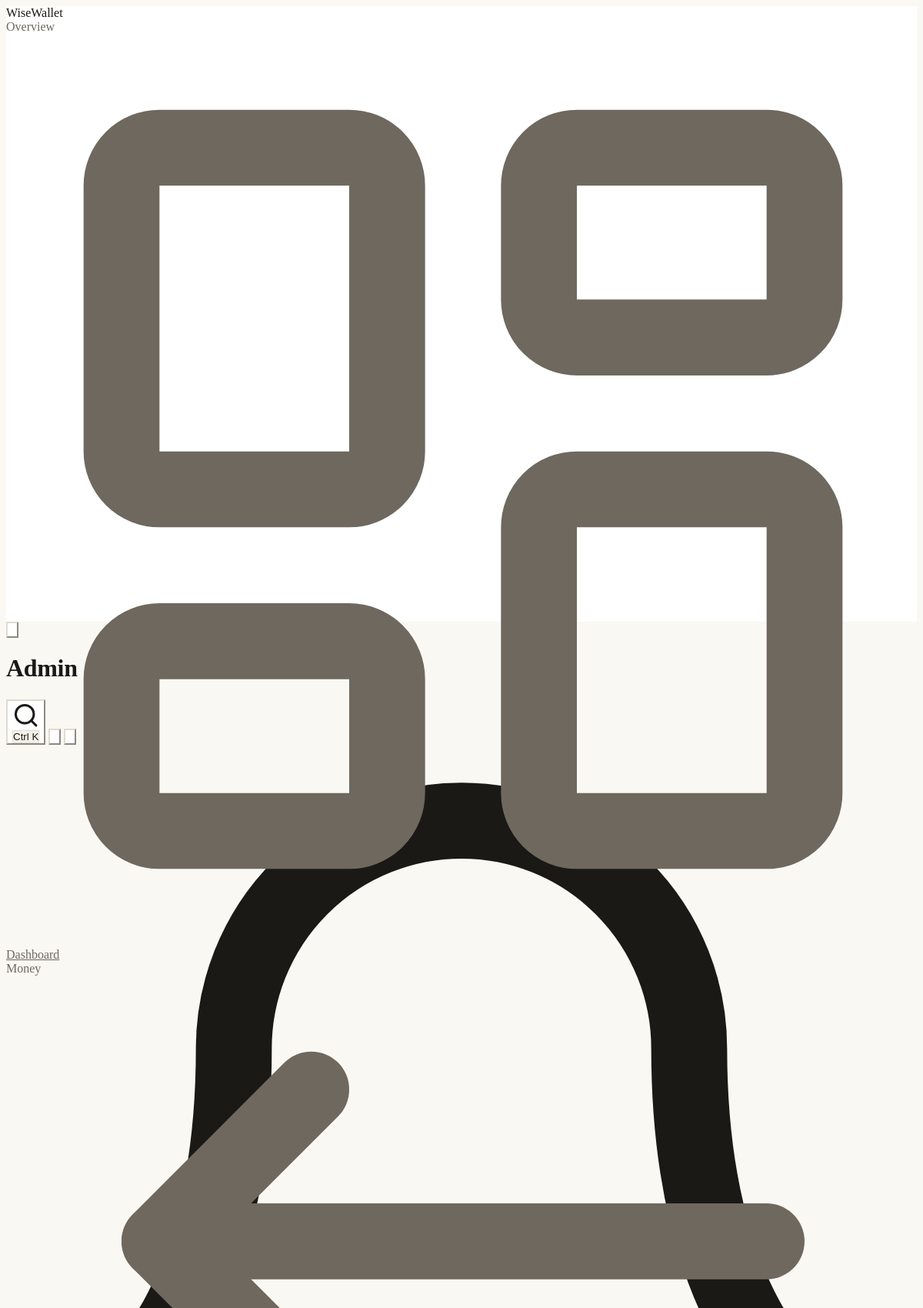
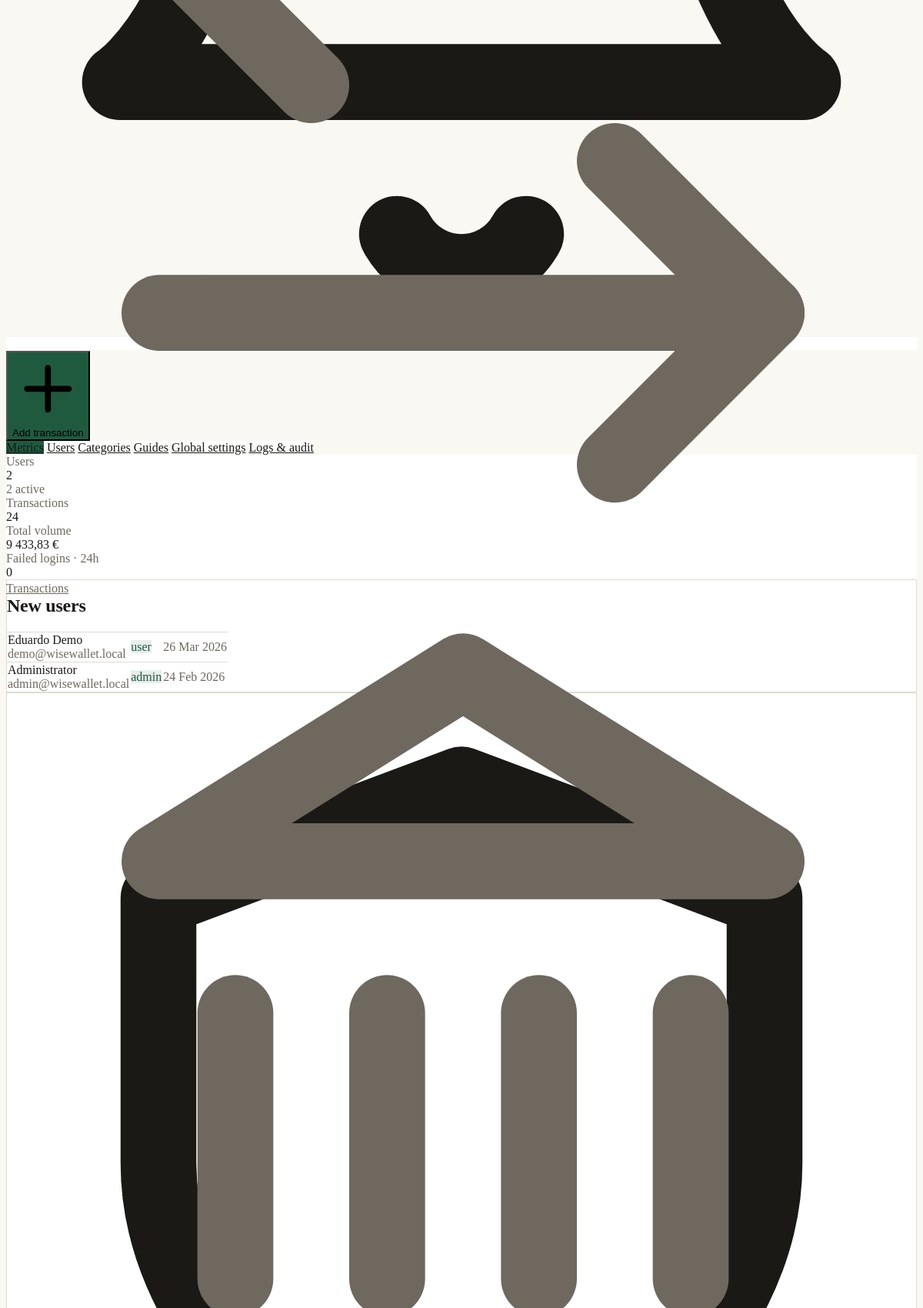
The page /admin (signed in, upper part) on the database its author committed (2 pictures, top to bottom).
### tables this page shows
CREATE TABLE `users` (
  `id`            INT UNSIGNED NOT NULL AUTO_INCREMENT,
  `name`          VARCHAR(120) NOT NULL,
  `email`         VARCHAR(190) NOT NULL,
  `password_hash` VARCHAR(255) NOT NULL,
  `role`          ENUM('user','admin') NOT NULL DEFAULT 'user',
  `currency`      CHAR(3) NOT NULL DEFAULT 'EUR',
  `theme`         ENUM('dark','light') NOT NULL DEFAULT 'light',
  `privacy_mode`  TINYINT(1) NOT NULL DEFAULT 0,
  `email_notifications` TINYINT(1) NOT NULL DEFAULT 1,
  `points`        INT NOT NULL DEFAULT 0,
  `is_active`     TINYINT(1) NOT NULL DEFAULT 1,
  `last_login_at` DATETIME NULL,
  `totp_secret`   VARCHAR(64) NULL,
  `totp_enabled`  TINYINT(1) NOT NULL DEFAULT 0,
  `locked_until`  DATETIME NULL,
  `created_at`    DATETIME NOT NULL DEFAULT CURRENT_TIMESTAMP,
  `updated_at`    TIMESTAMP NOT NULL DEFAULT CURRENT_TIMESTAMP ON UPDATE CURRENT_TIMESTAMP,
  PRIMARY KEY (`id`),
  UNIQUE KEY `uq_users_email` (`email`)
);

### app/Database.php (called while the page is built, shortened)
<?php
final class Database
{
    private static ?PDO $pdo = null;
    public static function pdo(): PDO
    {
        if (self::$pdo instanceof PDO) {
            return self::$pdo;
        }
        $host = (string) ww_config('DB_HOST', '127.0.0.1');
        $port = (string) ww_config('DB_PORT', '3306');
        $name = (string) ww_config('DB_NAME', 'wisewallet');
        $user = (string) ww_config('DB_USER', 'root');
        $pass = (string) ww_config('DB_PASS', '');
        $dsn = "mysql:host={$host};port={$port};dbname={$name};charset=utf8mb4";
        try {
            self::$pdo = new PDO($dsn, $user, $pass, [
                PDO::ATTR_ERRMODE            => PDO::ERRMODE_EXCEPTION,
                PDO::ATTR_DEFAULT_FETCH_MODE => PDO::FETCH_ASSOC,
                PDO::ATTR_EMULATE_PREPARES   => false,
                PDO::ATTR_STRINGIFY_FETCHES  => false,
            ]);
        } catch (PDOException $e) {
            error_log('DB connection failed: ' . $e->getMessage());
            http_response_code(503);
            if (WW_DEBUG) {
                exit('Database connection failed: ' . htmlspecialchars($e->getMessage(), ENT_QUOTES));
            }
            exit('Service temporarily unavailable. Please try again later.');
        }
        return self::$pdo;
    }
    public static function all(string $sql, array $params = []): array
    {
        $stmt = self::pdo()->prepare($sql);
        $stmt->execute($params);
        return $stmt->fetchAll();
    }
    public static function scalar(string $sql, array $params = [])
    {
        $stmt = self::pdo()->prepare($sql);
        $stmt->execute($params);
        $val = $stmt->fetchColumn();
        return $val === false ? null : $val;
    }
}

### app/helpers.php (called while the page is built, shortened)
<?php
function e($value): string
{
    return htmlspecialchars((string) ($value ?? ''), ENT_QUOTES | ENT_SUBSTITUTE, 'UTF-8');
}
function money($amount, string $symbol = '€'): string
{
    return number_format((float) $amount, 2, ',', ' ') . ' ' . $symbol;
}

### public/admin/index.php (the view, shortened to what this page needs)
<?php
$stats = [
    'users'    => (int) Database::scalar("SELECT COUNT(*) FROM users"),
    'active'   => (int) Database::scalar("SELECT COUNT(*) FROM users WHERE is_active=1"),
    'tx'       => (int) Database::scalar("SELECT COUNT(*) FROM transactions"),
    'volume'   => (float) Database::scalar("SELECT COALESCE(SUM(amount),0) FROM transactions"),
    'articles' => (int) Database::scalar("SELECT COUNT(*) FROM articles"),
    'failed24' => (int) Database::scalar("SELECT COUNT(*) FROM login_attempts WHERE success=0 AND attempted_at > (NOW() - INTERVAL 1 DAY)"),
];
$recentUsers = Database::all("SELECT id,name,email,role,created_at FROM users ORDER BY created_at DESC LIMIT 6");
require __DIR__ . '/../../app/views/partials/app_head.php';
require __DIR__ . '/../../app/views/partials/admin_nav.php';
?>
<div class="grid grid-cols-2 lg:grid-cols-4 gap-px mb-6 rounded-lg overflow-hidden border" style="border-color:rgb(var(--line))">
  <div class="card-pad" style="background:rgb(var(--surface))"><div class="text-soft text-xs uppercase tracking-wide">Users</div><div class="font-display text-3xl font-semibold mt-1"><?= $stats['users'] ?></div><div class="text-xs text-soft mt-1"><?= $stats['active'] ?> active</div></div>
  <div class="card-pad" style="background:rgb(var(--surface))"><div class="text-soft text-xs uppercase tracking-wide">Transactions</div><div class="font-display text-3xl font-semibold mt-1"><?= $stats['tx'] ?></div></div>
  <div class="card-pad" style="background:rgb(var(--surface))"><div class="text-soft text-xs uppercase tracking-wide">Total volume</div><div class="font-display text-2xl font-semibold mt-1 amount"><?= money($stats['volume']) ?></div></div>
  <div class="card-pad" style="background:rgb(var(--surface))"><div class="text-soft text-xs uppercase tracking-wide">Failed logins · 24h</div><div class="font-display text-3xl font-semibold mt-1 <?= $stats['failed24'] > 0 ? 'text-warn' : '' ?>"><?= $stats['failed24'] ?></div></div>
</div>
<div class="grid lg:grid-cols-2 gap-5">
  <div class="card card-pad">
    <h2 class="font-display font-semibold text-lg mb-3">New users</h2>
    <table class="table"><tbody>
      <?php foreach ($recentUsers as $u): ?>
        <tr><td><div class="font-medium"><?= e($u['name']) ?></div><div class="text-xs text-soft"><?= e($u['email']) ?></div></td>
        <td class="text-right"><span class="badge-brand"><?= e($u['role']) ?></span></td>
        <td class="text-right text-xs text-soft"><?= date('d M Y', strtotime($u['created_at'])) ?></td></tr>
      <?php endforeach; ?>
    </tbody></table>
  </div>
  <div class="card card-pad">
    <h2 class="font-display font-semibold text-lg mb-3 flex items-center gap-2"><?= icon('shield','w-4 h-4') ?> Recent audit</h2>
  </div>
</div>
<?php require __DIR__ . '/../../app/views/partials/app_foot.php';

### src/css/app.css (style rules this page uses)
:root { --paper: 250 248 243; --surface: 255 255 255; --surface-2: 244 241 234; --ink: 26 25 22; --ink-soft: 110 104 95; --line: 224 219 208; --accent: 31 90 63; --pos: 31 110 76; --neg: 165 58 42; --warn: 150 110 36; }

### rows shown on the page
users: name "Eduardo Demo", email "demo@wisewallet.local", role "user", created_at "26 Mar 2026"
users: name "Administrator", email "admin@wisewallet.local", role "admin", created_at "24 Feb 2026"

### other values the page prints
$group "Overview"
$label "Dashboard"
$group "Money"
$label "Transactions"
$title "Admin"
$label "Metrics"
$label "Users"
$label "Categories"
$label "Guides"
$label "Global settings"
$label "Logs & audit"
$stats['users'] "2"
$stats['active'] "2"
$stats['tx'] "24"
money($stats['volume']) "9 433,83 €"
